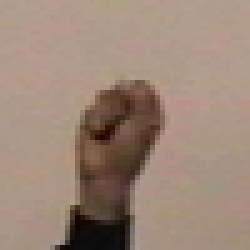
#> input picture classifiers/gestures_test/A-uniform04.ppm, 50 x 50 px (shown 5 times larger)
$ python -i harris.py   (imports and definitions only)
#> lines starting #> are read from the running program, lines starting #| are printed output that depends on the picture
#!/usr/bin/env python3
# -*- coding: utf-8 -*-
"""
Created on Tue Jul 21 14:32:14 2020

@author: alberttenigin
"""


from PIL import Image
from numpy import *
from pylab import *
from scipy.ndimage import filters

"""
    Computes response function of Harris angles for every pixel of
    half-tone image
"""
def compute_harris_response(im, sigma=3):
    imx = zeros(im.shape)
    filters.gaussian_filter(im, (sigma, sigma), (0, 1), imx)
    imy = zeros(im.shape)
    filters.gaussian_filter(im, (sigma, sigma), (1, 0), imy)

    #Harris array coeff
    Wxx = filters.gaussian_filter(imx * imx, sigma)
    Wxy = filters.gaussian_filter(imx * imy, sigma)
    Wyy = filters.gaussian_filter(imy * imy, sigma)

    Wdet = Wxx * Wyy - Wxy ** 2
    Wtr = Wxx + Wyy

    return Wdet / Wtr

"""
    Returns Harris angles on the image from compute_harris_response
"""
# [21 lines left out: function get_harris_points, not called in this run]

"""
    Plotting angles found in an image
"""
# [71 lines left out: functions plot_harris_points, get_descriptors, match, match_twosided, appendimages, plot_matches, not called in this run]

>>> import cv2
>>> picture = cv2.imread('classifiers/gestures_test/A-uniform04.ppm', cv2.IMREAD_GRAYSCALE)
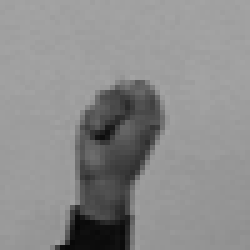
#> picture: shape (50, 50) (shown 5 times larger); min 6, max 164, mean 139.8
>>> result = compute_harris_response(picture)
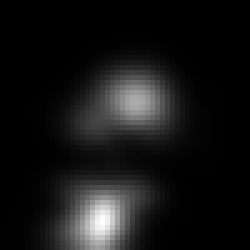
#> result: shape (50, 50) float64 (shown 5 times larger); min 0.00041, max 19.8, mean 1.66; drawn with min black and max white

$ run again, on classifiers/gestures_test/A-uniform07.ppm
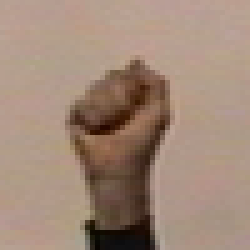
#> input picture classifiers/gestures_test/A-uniform07.ppm, 50 x 50 px (shown 5 times larger)
#> `picture = cv2.imread('classifiers/gestures_test/A-uniform04.ppm', cv2...`:
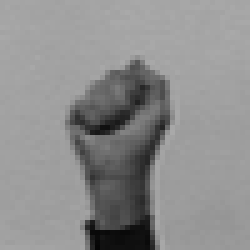
#> picture: shape (50, 50) (shown 5 times larger); min 5, max 169, mean 141.7
#> `result = compute_harris_response(picture)`:
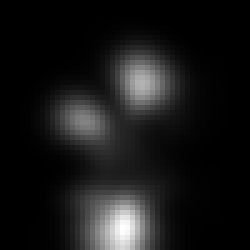
#> result: shape (50, 50) float64 (shown 5 times larger); min 0.00061, max 17.85, mean 1.68; drawn with min black and max white
